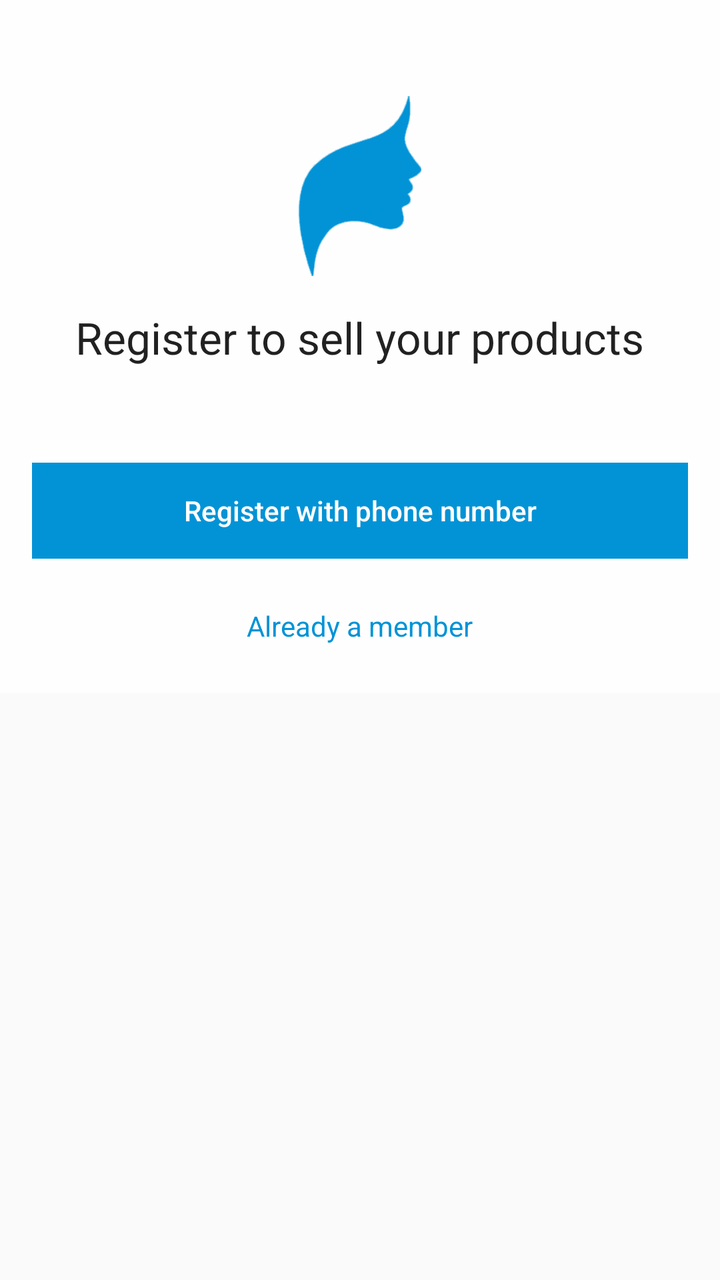
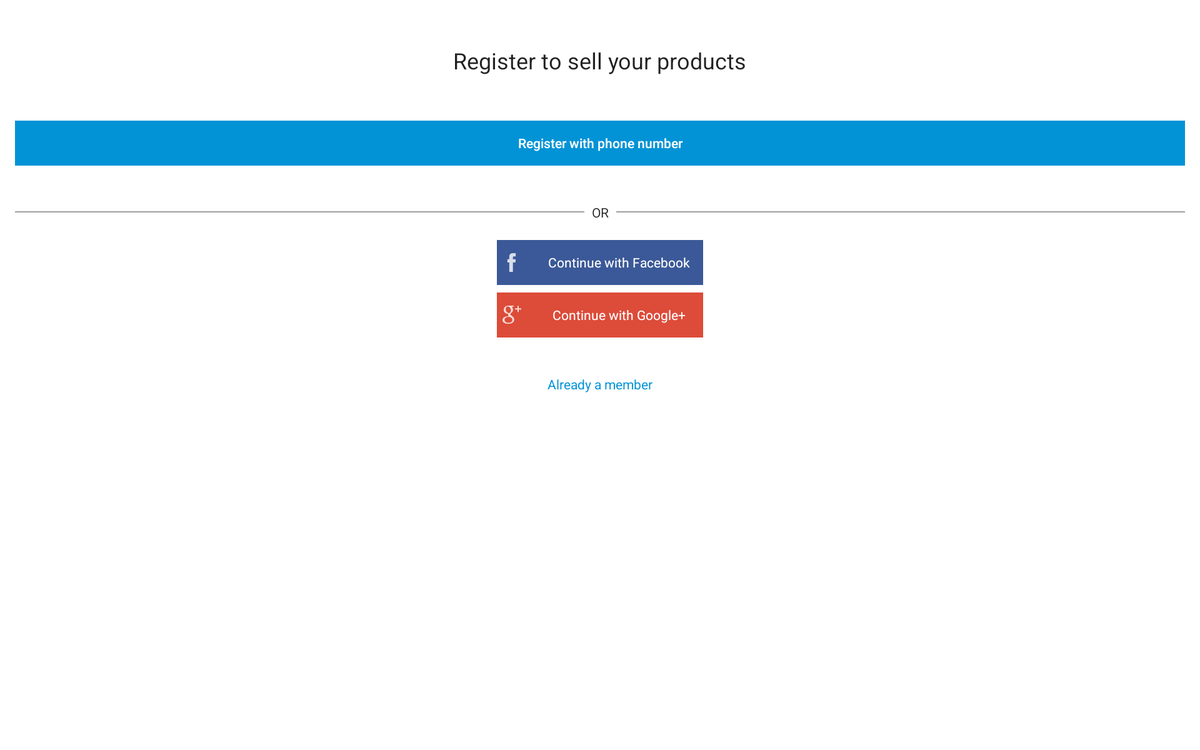

The same Android screen from two of the app's own layout files: first res/layout/ as a phone draws it, then the author's variant for another configuration, drawn on a device whose configuration selects that folder. Both files follow.
<!-- AndroidManifest.xml: application theme ZeniAfrik.NoActionBar -->
<!-- res/layout/register_fragment.xml -->
<?xml version="1.0" encoding="utf-8"?>

<ScrollView xmlns:android="http://schemas.android.com/apk/res/android"
    android:layout_width="match_parent"
    android:layout_height="match_parent"
    android:scrollbars="none">


    <LinearLayout
        android:id="@+id/form"
        android:layout_width="match_parent"
        android:layout_height="wrap_content"
        android:background="#DCffffff"
        android:orientation="vertical"
        android:paddingBottom="16dp"
        android:paddingTop="48dp">

        <ImageView
            android:src="@drawable/alo"
            android:layout_gravity="center"
            android:tint="@color/colorPrimaryDark"
            android:layout_width="90dp"
            android:layout_height="90dp"
            android:layout_marginBottom="16dp"/>

        <TextView
            style="@style/ZeniAfrik.TextView"
            android:layout_width="wrap_content"
            android:layout_height="wrap_content"
            android:layout_gravity="center"
            android:layout_marginBottom="32dp"
            android:text="@string/register_intro"
            android:textSize="22sp"
            android:textAppearance="@style/Base.TextAppearance.AppCompat.Medium" />

        <Button
            android:id="@+id/open_register"
            style="@style/ZeniAfrik.Button"
            android:layout_marginTop="16dp"
            android:background="@color/colorPrimaryDark"
            android:text="@string/register_with_email_address" />

        <TextView
            style="@style/ZeniAfrik.TextView"
            android:id="@+id/login"
            android:layout_width="wrap_content"
            android:layout_height="wrap_content"
            android:layout_gravity="center"
            android:layout_marginTop="16dp"
            android:clickable="true"
            android:focusable="true"
            android:padding="8dp"
            android:text="@string/already_a_member"
            android:textColor="@color/colorPrimaryDark" />
    </LinearLayout>


</ScrollView>
<!-- resources referenced by this layout -->
<resources>
  <color name="colorPrimaryDark">#0293d6</color>
  <!-- drawable alo: png bitmap (drawable, 18033 bytes) -->
  <string name="already_a_member">Already a member</string>
  <string name="register_intro">Register to sell your products</string>
  <string name="register_with_email_address">Register with phone number</string>
  <style name="ZeniAfrik.Button" parent="Widget.AppCompat.Button.Borderless">
          <item name="android:background">@color/buttonPrimary</item>
  
          <item name="android:textColor">#fff</item>
          <item name="android:clickable">true</item>
          <item name="android:textAllCaps">false</item>
          <item name="android:layout_width">match_parent</item>
          <item name="android:layout_marginRight">16dp</item>
          <item name="android:layout_marginLeft">16dp</item>
          <item name="android:layout_height">wrap_content</item>
      </style>
  <style name="ZeniAfrik.TextView" parent="Base.TextAppearance.AppCompat">
  
      </style>
  <style name="ZeniAfrik.NoActionBar">
          <item name="windowActionBar">false</item>
          <item name="windowNoTitle">true</item>
      </style>
  <color name="buttonPrimary">#b71c1c</color>
</resources>
<!-- res/layout-sw720dp/register_fragment.xml (the author's variant of the layout above) -->
<!-- drawn on a large tablet held sideways -->
<?xml version="1.0" encoding="utf-8"?>


<LinearLayout xmlns:android="http://schemas.android.com/apk/res/android"
    android:id="@+id/form"
    android:layout_width="680dp"
    android:layout_height="wrap_content"
    android:layout_gravity="center_horizontal"
    android:background="#fff"
    android:orientation="vertical"
    android:paddingBottom="16dp"
    android:paddingTop="48dp">

    <TextView
        style="@style/ZeniAfrik.TextView"
        android:layout_width="wrap_content"
        android:layout_height="wrap_content"
        android:layout_gravity="center"
        android:layout_marginBottom="32dp"
        android:text="@string/register_intro"
        android:textSize="24sp"
        android:textAppearance="@style/Base.TextAppearance.AppCompat.Medium" />


    <Button
        android:id="@+id/open_register"
        style="@style/ZeniAfrik.Button"
        android:layout_marginTop="16dp"
        android:background="@color/colorPrimaryDark"
        android:text="@string/register_with_email_address" />


    <include
        layout="@layout/social_buttons_component"
        android:layout_width="wrap_content"
        android:layout_height="wrap_content"
        android:layout_marginTop="16dp" />

    <TextView
        style="@style/ZeniAfrik.TextView"
        android:id="@+id/login"
        android:layout_width="wrap_content"
        android:layout_height="wrap_content"
        android:layout_gravity="center"
        android:layout_marginTop="16dp"
        android:clickable="true"
        android:focusable="true"
        android:padding="8dp"
        android:text="@string/already_a_member"
        android:textColor="@color/colorPrimaryDark" />
</LinearLayout>
<!-- res/layout/social_buttons_component.xml (included above) -->
<?xml version="1.0" encoding="utf-8"?>

<android.support.constraint.ConstraintLayout xmlns:android="http://schemas.android.com/apk/res/android"
    xmlns:app="http://schemas.android.com/apk/res-auto"
    android:layout_width="match_parent"
    android:layout_height="wrap_content"
    android:layout_gravity="center"
    android:padding="16dp">

    <LinearLayout
        android:id="@+id/orlayour"
        android:layout_width="match_parent"
        android:layout_height="wrap_content"
        android:gravity="center"
        android:orientation="horizontal"
        app:layout_constraintEnd_toEndOf="parent"
        app:layout_constraintStart_toStartOf="parent"
        app:layout_constraintTop_toTopOf="parent">

        <View
            android:layout_width="0dp"
            android:layout_height="1dp"
            android:layout_weight="1"
            android:background="#9e9e9e" />

        <TextView
            style="@style/ZeniAfrik.TextView"
            android:layout_width="wrap_content"
            android:layout_height="wrap_content"
            android:padding="8dp"
            android:text="OR"
            android:textAlignment="center" />

        <View
            android:layout_width="0dp"
            android:layout_height="1dp"
            android:layout_gravity="center"
            android:layout_weight="1"
            android:background="#9e9e9e" />
    </LinearLayout>

    <Button
        android:id="@+id/facebookBtn"
        style="@style/ZeniAfrik.SocialButton"
        android:layout_marginTop="12dp"
        android:background="@drawable/facebook_button"
        android:drawableLeft="@drawable/ic_facebook"
        android:drawablePadding="8dp"
        android:drawableStart="@drawable/ic_facebook"
        android:text="@string/login_via_facebook"
        android:textAppearance="@style/ZeniAfrik.TextView"
        android:textColor="#fff"
        app:layout_constraintEnd_toEndOf="parent"
        app:layout_constraintStart_toStartOf="parent"
        app:layout_constraintTop_toBottomOf="@+id/orlayour" />

    <Button
        android:id="@+id/googleBtn"
        style="@style/ZeniAfrik.SocialButton"
        android:layout_marginTop="8dp"
        android:background="@drawable/google_plus_button"
        android:drawableLeft="@drawable/ic_google_plus"
        android:drawablePadding="8dp"
        android:drawableStart="@drawable/ic_google_plus"
        android:text="@string/login_via_google"
        android:textAppearance="@style/ZeniAfrik.TextView"
        android:textColor="#fff"
        app:layout_constraintBottom_toBottomOf="parent"
        app:layout_constraintEnd_toEndOf="parent"
        app:layout_constraintStart_toStartOf="parent"
        app:layout_constraintTop_toBottomOf="@+id/facebookBtn"
        app:layout_constraintVertical_bias="0.025" />

</android.support.constraint.ConstraintLayout>
<!-- resources referenced by the variant -->
<!-- as a large tablet held sideways resolves them -->
<resources>
  <color name="colorPrimaryDark">#0293d6</color>
  <!-- drawable facebook_button (drawable) -->
  <?xml version="1.0" encoding="utf-8"?>
  
  <selector xmlns:android="http://schemas.android.com/apk/res/android">
  
      <item android:state_pressed="true">
          <shape>
              <solid android:color="#354f86" />
          </shape>
      </item>
      <item android:state_enabled="false">
          <shape>
              <solid android:color="#dbdbdb" />
          </shape>
      </item>
      <item>
          <shape android:shape="rectangle">
              <solid android:color="@color/facebookDark" />
          </shape>
      </item>
  
  </selector>
  <!-- drawable google_plus_button (drawable) -->
  <?xml version="1.0" encoding="utf-8"?>
  
  <selector xmlns:android="http://schemas.android.com/apk/res/android">
      <item android:state_pressed="true">
          <shape>
              <solid android:color="#d64937" />
          </shape>
      </item>
      <item android:state_enabled="false">
          <shape>
              <solid android:color="#dbdbdb" />
          </shape>
      </item>
      <item>
          <shape android:shape="rectangle">
              <solid android:color="@color/googlePlus" />
          </shape>
      </item>
  
  </selector>
  <!-- drawable ic_facebook: png bitmap (drawable-hdpi, 302 bytes) -->
  <!-- drawable ic_google_plus: png bitmap (drawable-hdpi, 714 bytes) -->
  <string name="already_a_member">Already a member</string>
  <string name="login_via_facebook">Continue with Facebook</string>
  <string name="login_via_google">Continue with Google+</string>
  <string name="register_intro">Register to sell your products</string>
  <string name="register_with_email_address">Register with phone number</string>
  <style name="ZeniAfrik.Button" parent="Widget.AppCompat.Button.Borderless">
          <item name="android:background">@color/buttonPrimary</item>
  
          <item name="android:textColor">#fff</item>
          <item name="android:clickable">true</item>
          <item name="android:textAllCaps">false</item>
          <item name="android:layout_width">match_parent</item>
          <item name="android:layout_marginRight">16dp</item>
          <item name="android:layout_marginLeft">16dp</item>
          <item name="android:layout_height">wrap_content</item>
      </style>
  <style name="ZeniAfrik.SocialButton" parent="ZeniAfrik.Button">
          <item name="android:layout_width">220dp</item>
      </style>
  <style name="ZeniAfrik.TextView" parent="Base.TextAppearance.AppCompat">
  
      </style>
  <style name="ZeniAfrik.NoActionBar">
          <item name="windowActionBar">false</item>
          <item name="windowNoTitle">true</item>
      </style>
  <color name="facebookDark">#3b5998</color>
  <color name="googlePlus">#dd4b39</color>
  <color name="buttonPrimary">#b71c1c</color>
</resources>
